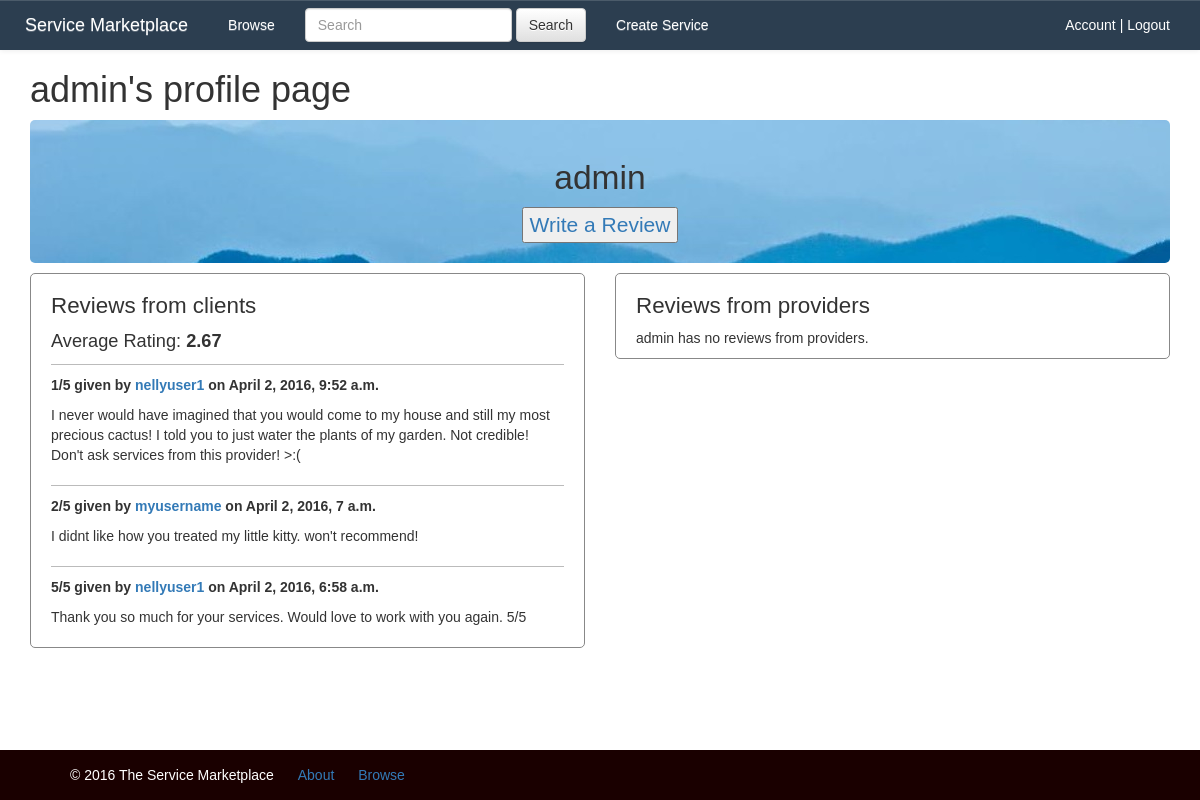
Before: /user/admin/ with the older database file.
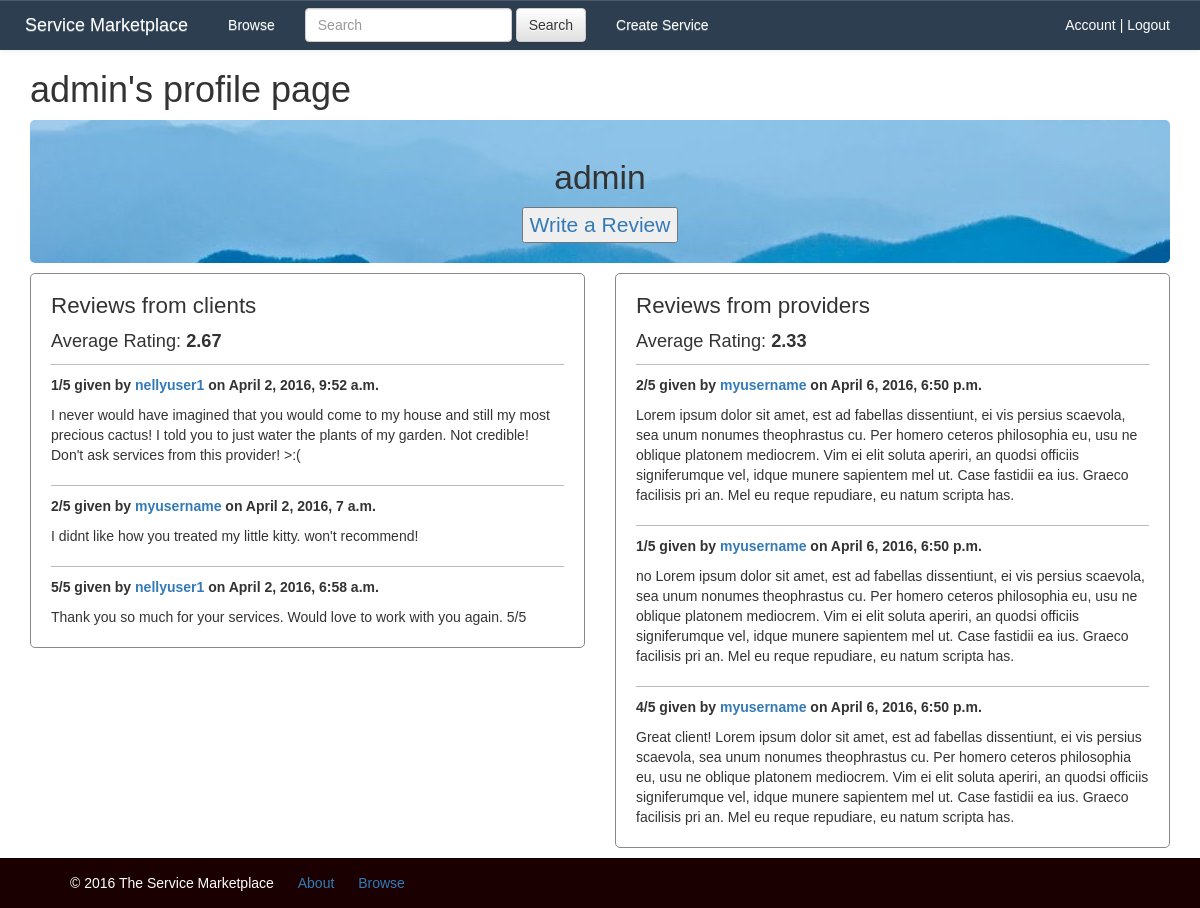
After: the same page with the newer database file.
### market/models.py (models this page shows, shortened)
class Review(models.Model):
    RATINGS = (
        (1, '1'),
        (2, '2'),
        (3, '3'),
        (4, '4'),
        (5, '5'),
    )
    TYPE = (
        ('client', 'Client'),
        ('provider', 'Provider'),
    )
    rating = models.IntegerField(choices=RATINGS)
    user = models.ForeignKey(settings.AUTH_USER_MODEL, related_name='review')
    account_type = models.CharField(max_length=8, choices=TYPE, default='client')
    author = models.ForeignKey(
        settings.AUTH_USER_MODEL,
        related_name='review_author',
        null=True,
        blank=True
    )
    comment = models.TextField()
    created_date = models.DateTimeField(default=timezone.now)
    class Meta:
        permissions = (
            ('can_add_review', 'can_add_review'),
        )

### market/views.py (the view)
# urls.py: url(r'^user/(?P<username>[\w.@+-]+)/$', views.user_profile, name="user_profile"),
def user_profile(request, username):
    user = User.objects.get(username=username)
    if request.user == user:
        return HttpResponseRedirect('/my_account/')
    owner = is_owner(request=request, username=username)
    avg_rating_c = get_avg_rating(username=user, mode='client')
    avg_rating_p = get_avg_rating(username=user, mode='provider')
    reviews = Review.objects.filter(user=user).order_by('-created_date')
    reviews_clients = reviews.filter(account_type='client')
    reviews_providers = reviews.filter(account_type='provider')
    return render(
        request,
        'market/user_profile.html', {
            'user': user,
            'avg_rating_clients': avg_rating_c,
            'avg_rating_providers': avg_rating_p,
            'reviews_clients': reviews_clients,
            'reviews_providers': reviews_providers,
            'is_owner': owner,
        }
    )

### market/functions.py (called while the page is built)
def is_owner(request=None, service=None, username=None,
             args=None, if_true=None):
    if request is None:
        return False
    elif service is None and username is None:
        return False
    if service is not None:
        result = request.user == service.client
    elif username is not None:
        result = request.user.username == username
    if args is not None:
        args['is_owner'] = result
        if if_true is not None:
            for key, value in if_true.items():
                args[key] = value
    return result

def get_avg_rating(username, mode):
    ratings = Review.objects.filter(user=username, account_type=mode)
    avg_rating = ratings.aggregate(Avg('rating'))
    if avg_rating.get('rating__avg') is None:
        return 0
    else:
        return format(avg_rating.get('rating__avg'), '.2f')

### market/templates/market/user_profile.html (shortened to what this page needs)
{% extends "market/base.html" %}
{% block css %}
{% load staticfiles %}
    <link rel="stylesheet" href="{% static 'css/user_profile.css' %}">
{% endblock %}
{% block content %}
    <div class="container">
        <h1>{{ user.username }}'s profile page</h1>
        <div class="profile-info">
            <h3>{{ user.username }}</h3>
            {% if user.is_authenticated and not is_owner %}
            <div>
                <a href='add_review'><input type=button value="Write a Review"></a>
            </div>
            {% endif %}
        </div>
        <div class="row">
            <div class="col-sm-6">
                <div class="column">
                    <h3>Reviews from clients</h3>
                    {% if reviews_clients %}
                    <p class="rating">Average Rating: <span class="bold">{{ avg_rating_clients }}</span></p>
                        {% for review in reviews_clients %}
                            <div class="review">
                                <p class="bold">{{ review.rating }}/5 given by
                                    {% if review.author == request.user %}
                                        <a href="{% url 'user_profile' username=review.author %}">{{ review.author }} (you)</a>
                                    {% else %}
                                        <a href="{% url 'user_profile' username=review.author %}">{{ review.author }}</a>
                                    {% endif %}
                                on <span class="date">{{ review.created_date }}</span></p>
                                <p>{{ review.comment }}</p>
                            </div>
                        {% endfor %}
                    {% else %}
                        <p>{{ user.username }} has no reviews from clients.</p>
                    {% endif %}
                </div>
            </div>
            <div class="col-sm-6">
                <div class="column">
                    <h3>Reviews from providers</h3>
                    {% if reviews_providers %}
                    <p class="rating">Average Rating: <span class="bold">{{ avg_rating_providers }}</span></p>
                        {% for review in reviews_providers %}
                            <div class="review">
                                <p class="bold">{{ review.rating }}/5 given by
                                    {% if review.author == request.user %}
                                        <a href="{% url 'user_profile' username=review.author %}">{{ review.author }} (you)</a>
                                    {% else %}
                                        <a href="{% url 'user_profile' username=review.author %}">{{ review.author }}</a>
                                    {% endif %}
                                on <span class="date">{{ review.created_date }}</span></p>
                                <p>{{ review.comment }}</p>
                            </div>
                        {% endfor %}
                    {% else %}
                        <p>{{ user.username }} has no reviews from providers.</p>
                    {% endif %}
                </div>
            </div>
        </div>
    </div>
{% endblock %}

### market/templates/market/base.html (shortened to what this page needs)
{% load staticfiles %}
<html>
<head>
    <link rel="stylesheet" href="//maxcdn.bootstrapcdn.com/bootstrap/3.2.0/css/bootstrap.min.css">
    <link rel="stylesheet" href="//maxcdn.bootstrapcdn.com/bootstrap/3.2.0/css/bootstrap-theme.min.css">
    <link rel="stylesheet" href="//code.jquery.com/ui/1.11.4/themes/smoothness/jquery-ui.css">
    <link rel="stylesheet" href="{% static 'css/base.css' %}">
    {% block css %}
    {% endblock %}
</head>
<body>
<div id="wrapper">
    <nav class="navbar navbar-default">
        <div class="container-fluid">
            <div class="navbar-header">
                <a class="navbar-brand" href="/">Service Marketplace</a>
            </div>
            <div class="collapse navbar-collapse" id="bs-example-navbar-collapse-1">
                <ul class="nav navbar-nav">
                    <li><a href="/browse/">Browse</a></li>
                </ul>
                <form class="navbar-form navbar-left" role="search" method="GET" action="{% url 'search' %}">
                    <div class="form-group">
                        <input type="text" class="form-control" placeholder="Search" name="q">
                    </div>
                    <button type="submit" class="btn btn-default" value="search">Search</button>
                </form>
                {% if user.is_authenticated %}
                    <ul class="nav navbar-nav">
                        <li><a href="/service/create/">Create Service</a></li>
                    </ul>
                    <ul class="nav navbar-nav navbar-right">
                        <li>
                            <div class = "navbar-text">
                                <a href= "/my_account/">Account </a>
                                <span>|</span>
                                <a href="/accounts/logout/"> Logout</a>
                            </div>
                        </li>
                    </ul>
                {% else %}
                    <ul class="nav navbar-nav navbar-right">
                        <li><a href="/accounts/login/">Login</a></li>
                    </ul>
                {% endif %}
            </div>
        </div>
    </nav>
    <div id="content">
        {% block content %}
        {% endblock %}
    </div>
    <div id="footer">
        <div class="container">
            <ul id="footerContent">
                <li>&copy; 2016 The Service Marketplace</li>
                <li><a href="/about/">About</a></li>
                <li><a href="/browse/">Browse</a></li>
            </ul>
        </div>
    </div>
</div>
</body>
</html>

### market/static/css/base.css (style rules this page uses)
html, body { margin:0; padding:0; height:100%; font-family: 'Montserrat', sans-serif; }
#wrapper { min-height:100%; position:relative; }
.navbar-header .navbar-brand { color: #FFFFFF; }
.navbar-collapse .navbar-nav > li > a { color: #FFFFFF; }
.navbar-header { padding: 0px 10px 0px 10px; margin: 0; }
.navbar { margin-bottom:0; background: #2C3E50; border: 0; border-radius: 0; }
.navbar-text { padding-left: 15px; }
.navbar-text a, .navbar-text span { color: white; }
#content { padding-bottom: 50px; }
#footer { background:#1a0000; width:100%; height:50px; position:absolute; bottom:0; left:0; color: white; padding-top: 15px; }
#footerContent li { display: inline-block; padding-right: 20px; }

### market/static/css/user_profile.css (style rules this page uses)
.review, .service { padding: 10px 0; border-top: 1px solid #bbb; }
.column { border-radius: 5px; border: 1px solid #888; padding: 0 20px; margin: 10px 0; }
.rating { font-size: 1.3em; }
.bold { font-weight: bold; }
h3 { font-size: 1.6em; }
.profile-info { background-image: url(../Images/mountains.jpg); border-radius: 5px; padding: 20px; text-align: center; font-size: 1.5em; }

Changed rows visible on the page:
added Review: rating "2", author "myusername", created_date "April 6, 2016, 6:50 p.m.", comment "Lorem ipsum dolor sit amet, est ad fabellas dissentiunt, ei vis persius scaevola, sea unum nonumes theophrastus cu. Per homero ceteros philosophia eu, usu ne oblique platonem mediocrem. Vim ei elit soluta aperiri, an quodsi officiis signiferumque vel, idque munere sapientem mel ut. Case fastidii ea ius. Graeco facilisis pri an. Mel eu reque repudiare, eu natum scripta has.", shown under "Reviews from providers"
added Review: rating "1", author "myusername", created_date "April 6, 2016, 6:50 p.m.", comment "no Lorem ipsum dolor sit amet, est ad fabellas dissentiunt, ei vis persius scaevola, sea unum nonumes theophrastus cu. Per homero ceteros philosophia eu, usu ne oblique platonem mediocrem. Vim ei elit soluta aperiri, an quodsi officiis signiferumque vel, idque munere sapientem mel ut. Case fastidii ea ius. Graeco facilisis pri an. Mel eu reque repudiare, eu natum scripta has.", shown under "Reviews from providers"
added Review: rating "4", author "myusername", created_date "April 6, 2016, 6:50 p.m.", comment "Great client! Lorem ipsum dolor sit amet, est ad fabellas dissentiunt, ei vis persius scaevola, sea unum nonumes theophrastus cu. Per homero ceteros philosophia eu, usu ne oblique platonem mediocrem. Vim ei elit soluta aperiri, an quodsi officiis signiferumque vel, idque munere sapientem mel ut. Case fastidii ea ius. Graeco facilisis pri an. Mel eu reque repudiare, eu natum scripta has.", shown under "Reviews from providers"
Other visible differences:
{{ avg_rating_providers }}: (not shown) → "2.33"
{{ user.username }}: "admin" → (not shown)
text no longer shown: "has no reviews from providers."
text now shown: "Average Rating:"
